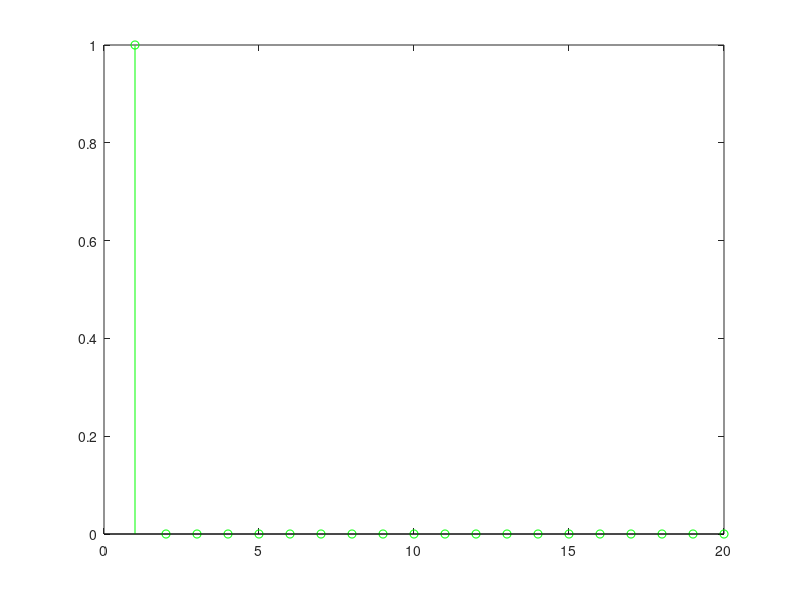

Recreate this plot in MATLAB. (Note: this script raises an error after producing the figure.)
% Task 12 - MA filtering
x = [1, zeros(1,19)];

b0 = 0.5;
b1 = 0.5;

a1=-0.8;

N = length(x); % Length of input signal
u = zeros(size(x)); % Allocate space for outut

u(1) = b0*x(1); % First sample, assuming x(0) = 0
for n=2:N % Remaining samples
    u(n) = b0*x(n) + b1*x(n-1);
end;

y(1) = u(1); % First sample, assuming y(-1) = 0
for n=2:N % Remaining samples
    y(n) = u(n) - a1*y(n-1);
end;

stem(x, 'g');
hold on
stem(u, 'r', '+');
stem(y, 'k', '.');
axis([-1 20 -1.5 1.5]);
xlabel('n'); ylabel('x[n], u[n] and y[n]'); %x[n]=δ[n] and y[n]=h[n]

legend('= ingsingal x[n]','=mellan signal u[n]','= utsignal y[n]')
